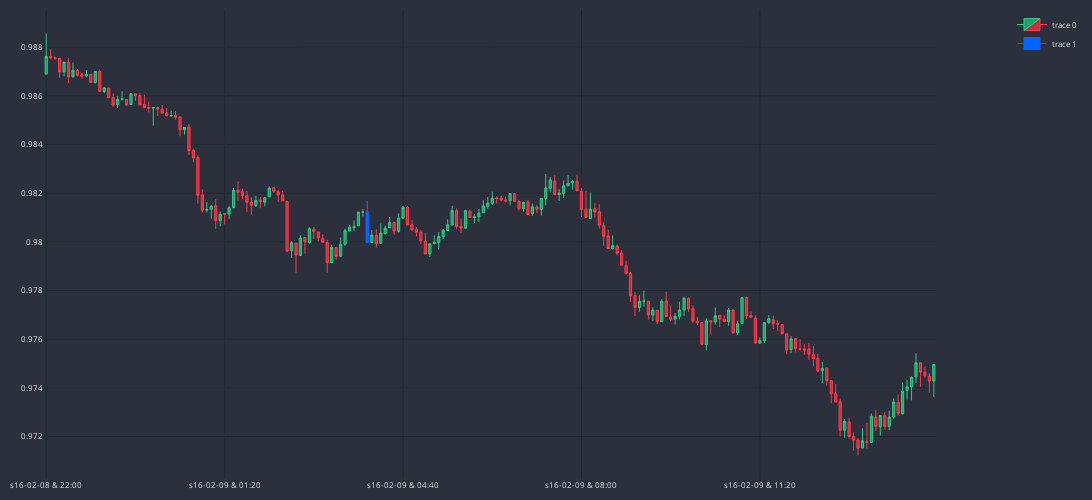

Notebook source saved alongside this figure:
### Code cell
MARKER = '#0066FF'

dfp = df_an.iloc[6600:6800]
cp = CandlePlotting(dfp, candele=True)
df_temp = cp.df_plot[cp.df_plot.EVENING_STAR == True]

cp.fig.add_trace(go.Candlestick(
                x=df_temp.sTime,
                open=df_temp.mid_o,
                high=df_temp.mid_h,
                low=df_temp.mid_l,
                close=df_temp.mid_c,
                line=dict(width=1),
                opacity=1,
                increasing_fillcolor=MARKER,
                decreasing_fillcolor=MARKER,
                increasing_line_color=MARKER,
                decreasing_line_color=MARKER
            ))
cp.show_plot()

### Figure 1 — Plotly figure (JSON) as saved in the notebook; plotly's stock layout.template omitted (floating-point values rounded to 4 significant figures; data arrays with more than 128 entries replaced by an {"elided": "..."} marker saying what was removed)
{"data": [{"close": {"elided": "200 float values"}, "decreasing": {"fillcolor": "#CC2E3C", "line": {"color": "#FF3A4C"}}, "high": {"elided": "200 float values"}, "increasing": {"fillcolor": "#24A06B", "line": {"color": "#2EC886"}}, "line": {"width": 1}, "low": {"elided": "200 float values"}, "opacity": 1, "open": {"elided": "200 float values"}, "type": "candlestick", "x": {"elided": "200 str values"}}, {"close": [0.98], "decreasing": {"fillcolor": "#0066FF", "line": {"color": "#0066FF"}}, "high": [0.9817], "increasing": {"fillcolor": "#0066FF", "line": {"color": "#0066FF"}}, "line": {"width": 1}, "low": [0.98], "opacity": 1, "open": [0.9812], "type": "candlestick", "x": ["s16-02-09 & 04:00"]}], "layout": {"font": {"color": "#e1e1e1", "size": 8}, "height": 500, "margin": {"b": 10, "l": 10, "r": 10, "t": 10}, "paper_bgcolor": "#2c303c", "plot_bgcolor": "#2c303c", "width": 1200, "xaxis": {"anchor": "y", "domain": [0, 0.94], "gridcolor": "#1f292f", "nticks": 5, "rangeslider": {"visible": false}}, "yaxis": {"anchor": "x", "domain": [0, 1], "gridcolor": "#1f292f"}, "yaxis2": {"anchor": "x", "gridcolor": "#1f292f", "overlaying": "y", "side": "right"}}}
